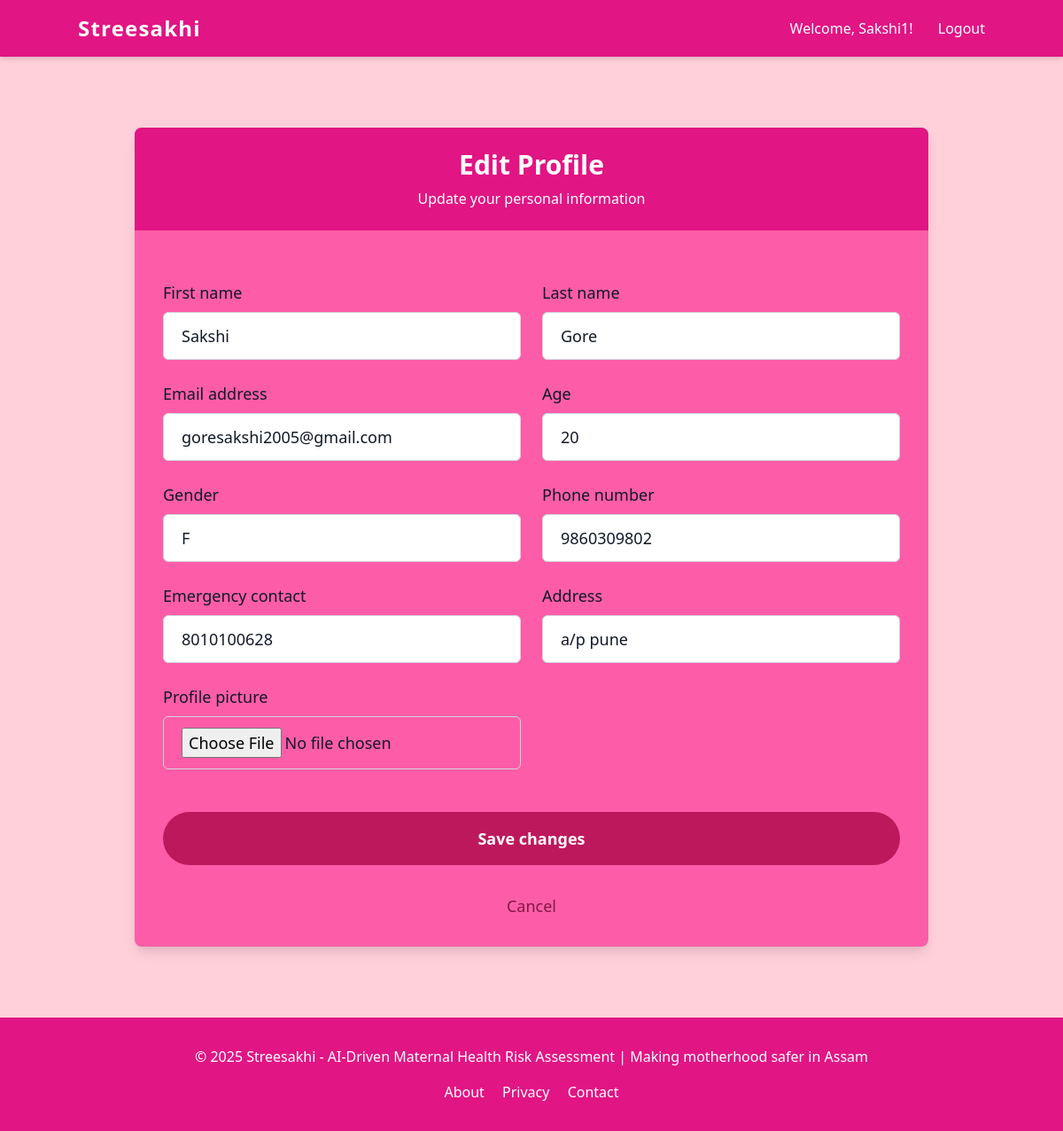
/profile/edit/ (signed in), run on the app's committed database.
### maa/models.py (models this page shows, shortened)
class WomanUser(AbstractUser):
    GENDER_CHOICES = [
        ('F', 'Female'),
        ('O', 'Other'),
    ]
    age = models.PositiveIntegerField(null=True, blank=True)
    gender = models.CharField(max_length=1, choices=GENDER_CHOICES, default='F')
    phone_number = models.CharField(max_length=15, blank=True)
    emergency_contact = models.CharField(max_length=15, blank=True)
    address = models.TextField(blank=True)
    profile_picture = models.ImageField(upload_to='profile_pics/', blank=True, null=True)

### maa/views.py (the view)
# urls.py: path('profile/edit/',  maa_views.edit_profile, name='edit_profile'),
@login_required
def edit_profile(request):
    if request.method == 'POST':
        form = ProfileForm(request.POST, request.FILES, instance=request.user)
        if form.is_valid():
            form.save()
            messages.success(request, 'Profile updated successfully.')
            return redirect('view_profile')
    else:
        form = ProfileForm(instance=request.user)
    return render(request, 'maa/edit_profile.html', {
        'form': form
    })

### maa/forms.py
class ProfileForm(forms.ModelForm):
    class Meta:
        model = WomanUser
        fields = [
            'first_name', 'last_name', 'email',
            'age', 'gender', 'phone_number', 'emergency_contact',
            'address', 'profile_picture',
        ]

### maa/templates/maa/edit_profile.html (shortened to what this page needs)
{% extends 'base.html' %}
{% block content %}
<div class="container mx-auto px-4 py-12">
    <div class="max-w-4xl mx-auto bg-card rounded-lg shadow-lg overflow-hidden">
        <div class="bg-nav-footer text-white p-6 text-center">
            <h2 class="text-3xl font-bold">Edit Profile</h2>
            <p class="mt-2">Update your personal information</p>
        </div>
        <div class="p-8">
            <form method="post" enctype="multipart/form-data" class="space-y-6">
                <div class="grid grid-cols-1 md:grid-cols-2 gap-6">
                    {% for field in form %}
                    <div>
                        <label for="{{ field.id_for_label }}" class="block text-lg font-medium text-gray-900 mb-2">
                            {{ field.label }}
                        </label>
                        {% if field.name == 'profile_picture' or field.name == 'avatar' or 'file' in field.name or 'image' in field.name %}
                        <input type="file"
                               name="{{ field.name }}"
                               id="{{ field.id_for_label }}"
                               class="w-full px-5 py-3 text-lg border border-gray-300 rounded-md focus:outline-none focus:ring-2 focus:ring-btn focus:border-transparent text-gray-900"
                               {% if field.field.required %}required{% endif %}>
                        {% else %}
                        <input type="{% if 'password' in field.name %}password{% else %}text{% endif %}"
                               name="{{ field.name }}"
                               id="{{ field.id_for_label }}"
                               class="w-full px-5 py-3 text-lg border border-gray-300 rounded-md focus:outline-none focus:ring-2 focus:ring-btn focus:border-transparent text-gray-900"
                               {% if field.value %}value="{{ field.value }}"{% endif %}
                               {% if field.field.required %}required{% endif %}>
                        {% endif %}
                    </div>
                    {% endfor %}
                </div>
                <div class="pt-6">
                    <button type="submit"
                            class="w-full bg-pink-700 hover:bg-pink-700 text-white font-bold py-4 px-6 rounded-full hover:shadow-lg transition transform hover:-translate-y-1 text-lg">
                        Save changes
                    </button>
                </div>
            </form>
            <div class="mt-8 text-center">
                <p class="text-lg text-black-700">
                    <a href="{% url 'view_profile' %}" class="text-pink-900 font-medium hover:underline">Cancel</a>
                </p>
            </div>
        </div>
    </div>
</div>
{% endblock %}

### templates/base.html (shortened to what this page needs)
<!DOCTYPE html>
<html lang="en">
<head>
    <link href="https://cdnjs.cloudflare.com/ajax/libs/tailwindcss/2.2.19/tailwind.min.css" rel="stylesheet">
</head>
<body class="font-sans leading-normal tracking-normal">
    <nav class="bg-nav-footer text-white p-4 shadow-md">
        <div class="container mx-auto flex justify-between items-center">
            <div class="text-2xl font-bold tracking-wider">Streesakhi</div>
            <div class="space-x-6">
                {% if user.is_authenticated %}
                    <span>Welcome, {{ user.username }}!</span>
                    <a href="{% url 'logout' %}" class="hover:underline">Logout</a>
                {% else %}
                    <a href="{% url 'login' %}" class="hover:underline">Login</a>
                    <a href="{% url 'register' %}" class="hover:underline">Register</a>
                {% endif %}
            </div>
        </div>
    </nav>
    <div class="container mx-auto px-4 py-8">
        {% block content %}{% endblock %}
    </div>
    <footer class="bg-nav-footer text-white py-8 px-4">
        <div class="container mx-auto text-center">
            <p>&copy; 2025 Streesakhi - AI-Driven Maternal Health Risk Assessment | Making motherhood safer in Assam</p>
            <div class="mt-4 space-x-4">
                <a href="#" class="text-white hover:underline">About</a>
                <a href="#" class="text-white hover:underline">Privacy</a>
                <a href="#" class="text-white hover:underline">Contact</a>
            </div>
        </div>
    </footer>
</body>
</html>

### templates/base.html (style rules this page uses)
:root { --bg-color: #FFD0Da; --card-color: #fd5da8; --nav-footer-color: #e11584; --button-color: #ff007f; }
body { background-color: var(--bg-color); }
.bg-nav-footer { background-color: var(--nav-footer-color); }
.bg-card { background-color: var(--card-color); }

### data on the page
WomanUser: username "Sakshi1", first_name "Sakshi" "Gore" "goresakshi2005@gmail.com" "9860309802" "8010100628" "a/p pune"

### other printed values
{{ field.label }} "First name" "Last name" "Email address" "Age" "Gender" "Phone number" "Emergency contact" "Address" "Profile picture"
